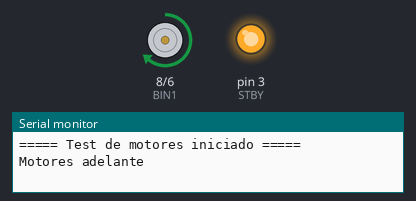
A sketch run on a simulated Arduino Uno, built with avr-gcc and run on an emulated ATmega328P. Parts: direction and speed pins drawn as motors (green arrow = direction pin HIGH = forward, orange = LOW = backward, longer = more drive, stopped while the standby pin is LOW), output pins drawn as LEDs (lit = HIGH), the last lines printed to the serial monitor.

Above: at 0.5 s.
At 4.5 s:
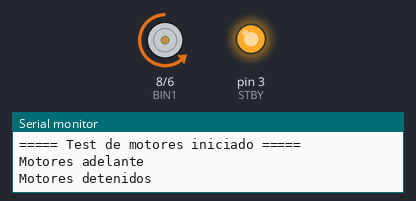
At 6.5 s:
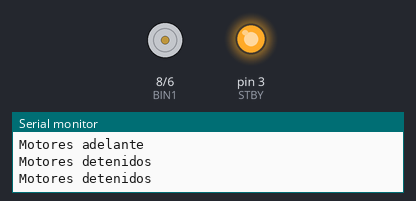
Timing chart, 0 to 10.4 s (numbered marks = the images above):
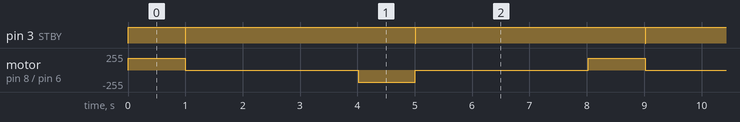

Measured:
- by itself, pin 3 (STBY): alternates HIGH for 4.0 s and LOW for 0.01 s
- by itself, motor on pin 8 (BIN1) / pin 6 (PWMB): repeats every 8.0 s: stopped 3.0 s, backward 180/255 1.0 s, stopped 3.0 s, forward 180/255 1.0 s

The sketch:

Ejercicio2-TB6612FNGMotoresIzquierdos.ino
```cpp
/*  Test TB6612 – ELEGOO Smart Robot Car V4.0
    Autor: José Alexander (basado en firmware original ELEGOO)
    Fecha: 2025-06-30
    Descripción: Solo motores izquierdo.
*/
int PWMB =6;     // Velocidad motores izquierda
int BIN1 =8;      // Dirección motores izquierda
int STBY =3;      // Stand-by del puente
int VELOCIDAD =180;   // Velocidad de ensayo (0-255)

void setup() {
   Serial.begin(9600);
   pinMode(PWMB, OUTPUT);
   pinMode(BIN1, OUTPUT);
   pinMode(STBY, OUTPUT);
   digitalWrite(STBY, HIGH);          // Activa el TB6612
   Serial.println("===== Test de motores iniciado =====");

}

void loop() {
   // 1. Motores izquierdo adelante
  Serial.println("Motores adelante");
  adelanteMI(VELOCIDAD);
   delay(1000);
  detener();
   delay(3000);
  atrasMI(VELOCIDAD);
   delay(1000);
  detener();
   delay(3000);
   }
// Función de control Adelante motores del lado izquierdo
void adelanteMI(int VELOCIDAD)
{
 analogWrite(PWMB, VELOCIDAD);
 digitalWrite(BIN1, HIGH);
}
// Función de control Atras motores del lado izquierdo
void atrasMI(int VELOCIDAD)
{
 analogWrite(PWMB, VELOCIDAD);
 digitalWrite(BIN1, LOW);
}

void detener() {
  analogWrite(PWMB, 0);
  digitalWrite(STBY, LOW);      // Desactiva brevemente el puente
  delay(10);
  digitalWrite(STBY, HIGH);
  Serial.println(F("Motores detenidos"));
}
```
